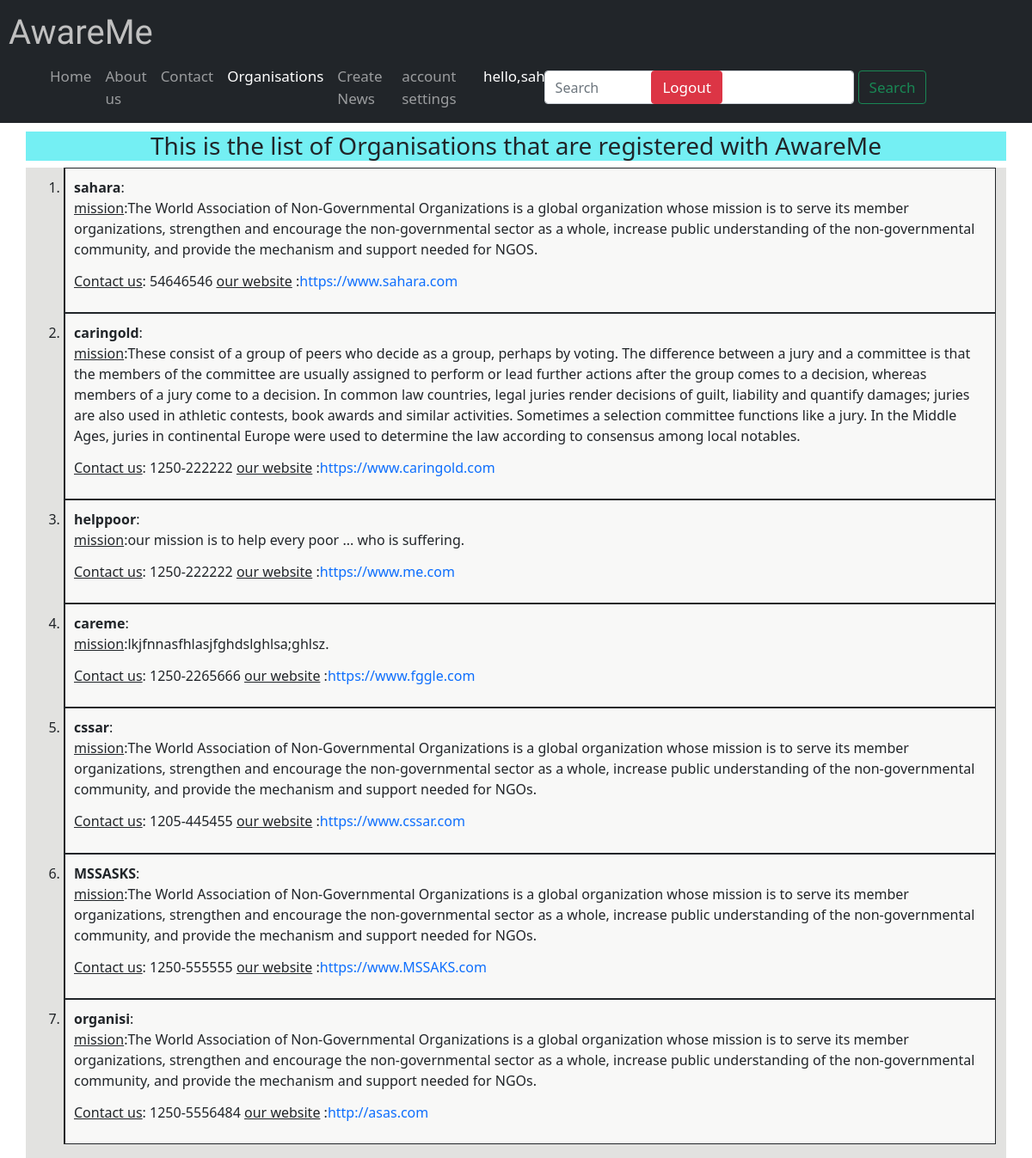
The app's page /awareme/details/ (signed in) with its own data.
### awaremeapp/models.py (models this page shows, shortened)
class OrgDetail(models.Model):
    user=models.OneToOneField(User,null=True,blank=True, on_delete=models.CASCADE)
    mission=models.TextField(blank=True,null=True)
    Contact=models.CharField(max_length=15,null=True)
    portfolio=models.URLField(blank=True,null=True)

### awaremeapp/views.py (the view)
# urls.py: path('details/',views.orgList,name="details"),
@login_required(login_url='login')
def orgList(request):
    Instance1=OrgDetail.objects.all()
    userList = User.objects.values()
    Instance=Instance1.union(userList,all=True)
    return render(request,'awaremeapp/info.html',{'model':Instance1,'userList':userList})

### templates/awaremeapp/info.html
{% extends 'awaremeapp/orgbase.html' %}
{% block organistionactive %} active {% endblock organistionactive %}"
{% block content %}
<h3 style="display: flex;
justify-content:center;background-color: rgb(116, 239, 243);margin-top:10px ;"class=" container">This is the list of Organisations that are registered with AwareMe</h3>
<div class="container backg" style="display: flex;
    justify-content:left; ">
    <ol>
        {% for i in model %}
        <li style="background-color: rgb(248, 248, 247);border:20px;border-left-width: 2px;border-left-style: solid;border-right-width: 1.6px;border-right-style: solid;border-bottom-width: 1.6px;border-bottom-style: solid;border-top-width: 1.6px;border-top-style: solid;padding-left: 10px;padding-right: 10px;padding-top: 10px;padding-bottom: 10px;"><b>{{i.user}}</b>:<p><U>mission</U>:{{i.mission}}. <h6><U>Contact us</U>: {{i.Contact}} <U>our website</U> :<a style="text-decoration: none;" href="{{i.portfolio}}">{{i.portfolio}}</a> </h6> </p></li>
        {% endfor %}
    </ol>
</div>
{% endblock %}

### templates/awaremeapp/orgbase.html (shortened to what this page needs)
{% load static %}
<!DOCTYPE html>
<html lang="en">
<head>
  <link href="https://cdn.jsdelivr.net/npm/bootstrap@5.0.0/dist/css/bootstrap.min.css" rel="stylesheet"
>
  <link rel="stylesheet" href="{% static '/css/static.css' %}">
</head>
<body style="background: url('/static/images/do.jpg') no-repeat fixed center;background-size: cover;">
  <nav class="navbar navbar-expand-lg navbar-dark bg-dark sticky-top navflex ">
    <div >
    <a class="navbar-brand" id="font" style="margin-left:10px;" href="{% url 'listFeed' %}">AwareMe</a>
      <div class="collapse navbar-collapse" id="navbarSupportedContent" style="margin-left:50px;">
        <ul class="navbar-nav me-0 mb-2 mb-lg-0">
          <li class="nav-item">
            <a class="nav-link size {% block homeactive %} {% endblock homeactive %}" aria-current="page"
              href="{% url 'listFeed'%}">Home</a>
          </li>
          <li class="nav-item">
            <a class="nav-link size {% block aboutactive %} {% endblock aboutactive %}" aria-current="page"
              href="{% url 'aboutus' %}">About us<a>
          </li>
          <li class="nav-item">
            <a class="nav-link size {% block contactactive %} {% endblock contactactive %}" aria-current="page"
              href="{% url 'contact' %}">Contact</a>
          </li>
          <li class="nav-item">
            <a class="nav-link size {% block organistionactive %} {% endblock organistionactive %}" aria-current="page"
              href="{% url 'details' %}">Organisations</a>
          </li>
          {% for group in request.user.groups.all %}
          {% if group.name == 'NGO' %}
          <li class="nav-item">
            <a class="nav-link size {% block newsactive %} {% endblock newsactive %} " href="{% url 'feed' %}">Create News</a>
          </li>
          <li class="nav-item ">
            <a class="nav-link size {% block settingactive %} {% endblock settingactive %}"
              href="{% url 'account_setting' %}">account settings</a>
          </li>
          {%endif%}
          {%endfor%}
          <li class="nav-item ">
            <a class="nav-link size active" aria-current="page">hello,{{request.user}}</a>
          </li>
        </ul>
        <form class="d-flex" method="GET" action="{% url 'search' %}">
          <button class="btn btn-outline-success size mx-1 inoutlog" type="submit">Search</button>
        </form>
        <div>
          {% if user.is_authenticated %}
          <a class="btn btn-danger size  targ " href="{% url 'logout' %}">Logout</a>
          {% else %}
          <a class="btn btn-danger size inoutlog" href="{% url 'login' %}">Login</a>
          {% endif %}
      </div>
      </div>
    </div>
  </nav>
  {% block content %}
  {% endblock %}
</body>
</html>

### static/css/static.css (style rules this page uses)
#font { font-family: 'Lobster', cursive; font-size: 5vh; margin-left: 10px; color: silver; }
.size { font-size: 17px; }
.targ { position: relative; bottom: 0vh; right:30vw; }
.inoutlog { position: relative; left:15vw; bottom: 6vh; }
.backg { background-color: rgba(192, 192, 189, 0.466); }
@media only screen and (max-width:1300px) { .inoutlog { margin: 2px 1px; position: relative; left:-3vw; bottom: 0vh; width:-moz-fit-content; } }

### records on screen
OrgDetail: user "sahara", mission "The World Association of Non-Governmental Organizations is a global organization whose mission is to serve its member organizations, strengthen and encourage the non-governmental sector as a whole, increase public understanding of the non-governmental community, and provide the mechanism and support needed for NGOS", Contact "54646546", portfolio "https://www.sahara.com"
OrgDetail: user "caringold", mission "These consist of a group of peers who decide as a group, perhaps by voting. The difference between a jury and a committee is that the members of the committee are usually assigned to perform or lead further actions after the group comes to a decision, whereas members of a jury come to a decision. In common law countries, legal juries render decisions of guilt, liability and quantify damages; juries are also used in athletic contests, book awards and similar activities. Sometimes a selection committee functions like a jury. In the Middle Ages, juries in continental Europe were used to determine the law according to consensus among local notables", Contact "1250-222222", portfolio "https://www.caringold.com"
OrgDetail: user "helppoor", mission "our mission is to help every poor ... who is suffering", Contact "1250-222222", portfolio "https://www.me.com"
OrgDetail: user "careme", mission "lkjfnnasfhlasjfghdslghlsa;ghlsz", Contact "1250-2265666", portfolio "https://www.fggle.com"
OrgDetail: user "cssar", mission "The World Association of Non-Governmental Organizations is a global organization whose mission is to serve its member organizations, strengthen and encourage the non-governmental sector as a whole, increase public understanding of the non-governmental community, and provide the mechanism and support needed for NGOs", Contact "1205-445455", portfolio "https://www.cssar.com"
OrgDetail: user "MSSASKS", mission "The World Association of Non-Governmental Organizations is a global organization whose mission is to serve its member organizations, strengthen and encourage the non-governmental sector as a whole, increase public understanding of the non-governmental community, and provide the mechanism and support needed for NGOs", Contact "1250-555555", portfolio "https://www.MSSAKS.com"
OrgDetail: user "organisi", mission "The World Association of Non-Governmental Organizations is a global organization whose mission is to serve its member organizations, strengthen and encourage the non-governmental sector as a whole, increase public understanding of the non-governmental community, and provide the mechanism and support needed for NGOs", Contact "1250-5556484", portfolio "http://asas.com"
